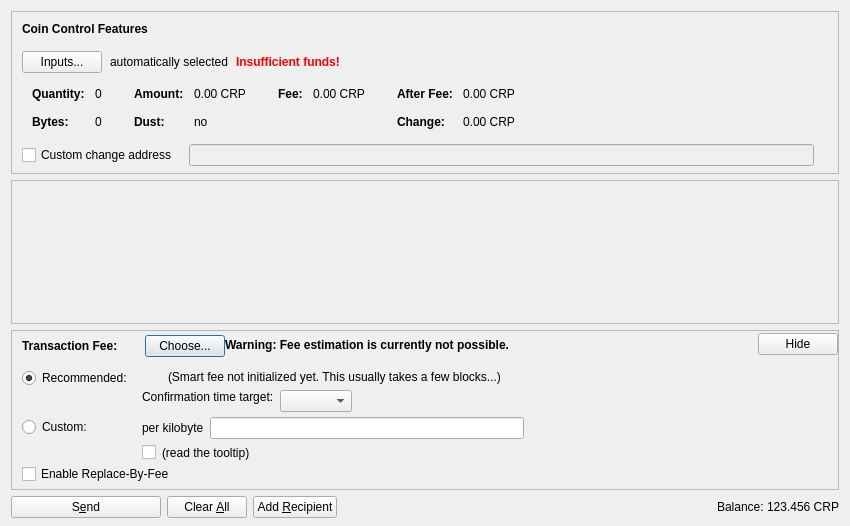
<?xml version="1.0" encoding="UTF-8"?>
<ui version="4.0">
 <class>SendCoinsDialog</class>
 <widget class="QDialog" name="SendCoinsDialog">
  <property name="geometry">
   <rect>
    <x>0</x>
    <y>0</y>
    <width>850</width>
    <height>526</height>
   </rect>
  </property>
  <property name="windowTitle">
   <string>Send Coins</string>
  </property>
  <layout class="QVBoxLayout" name="verticalLayout" stretch="0,1,0,0">
   <property name="bottomMargin">
    <number>8</number>
   </property>
   <item>
    <widget class="QFrame" name="frameCoinControl">
     <property name="sizePolicy">
      <sizepolicy hsizetype="Expanding" vsizetype="Expanding">
       <horstretch>0</horstretch>
       <verstretch>0</verstretch>
      </sizepolicy>
     </property>
     <property name="maximumSize">
      <size>
       <width>16777215</width>
       <height>16777215</height>
      </size>
     </property>
     <property name="frameShape">
      <enum>QFrame::StyledPanel</enum>
     </property>
     <property name="frameShadow">
      <enum>QFrame::Sunken</enum>
     </property>
     <layout class="QVBoxLayout" name="verticalLayoutCoinControl2">
      <property name="spacing">
       <number>0</number>
      </property>
      <property name="leftMargin">
       <number>0</number>
      </property>
      <property name="topMargin">
       <number>0</number>
      </property>
      <property name="rightMargin">
       <number>0</number>
      </property>
      <property name="bottomMargin">
       <number>6</number>
      </property>
      <item>
       <layout class="QVBoxLayout" name="verticalLayoutCoinControl" stretch="0,0,0,0,1">
        <property name="spacing">
         <number>0</number>
        </property>
        <property name="leftMargin">
         <number>10</number>
        </property>
        <property name="topMargin">
         <number>10</number>
        </property>
        <item>
         <layout class="QHBoxLayout" name="horizontalLayoutCoinControl1">
          <property name="bottomMargin">
           <number>15</number>
          </property>
          <item>
           <widget class="QLabel" name="labelCoinControlFeatures">
            <property name="sizePolicy">
             <sizepolicy hsizetype="Preferred" vsizetype="Maximum">
              <horstretch>0</horstretch>
              <verstretch>0</verstretch>
             </sizepolicy>
            </property>
            <property name="font">
             <font>
              <weight>75</weight>
              <bold>true</bold>
             </font>
            </property>
            <property name="styleSheet">
             <string notr="true">font-weight:bold;</string>
            </property>
            <property name="text">
             <string>Coin Control Features</string>
            </property>
           </widget>
          </item>
         </layout>
        </item>
        <item>
         <layout class="QHBoxLayout" name="horizontalLayoutCoinControl2" stretch="0,0,0,0">
          <property name="spacing">
           <number>8</number>
          </property>
          <property name="bottomMargin">
           <number>10</number>
          </property>
          <item>
           <widget class="QPushButton" name="pushButtonCoinControl">
            <property name="styleSheet">
             <string notr="true"/>
            </property>
            <property name="text">
             <string>Inputs...</string>
            </property>
            <property name="autoDefault">
             <bool>false</bool>
            </property>
           </widget>
          </item>
          <item>
           <widget class="QLabel" name="labelCoinControlAutomaticallySelected">
            <property name="text">
             <string>automatically selected</string>
            </property>
            <property name="margin">
             <number>5</number>
            </property>
           </widget>
          </item>
          <item>
           <widget class="QLabel" name="labelCoinControlInsuffFunds">
            <property name="font">
             <font>
              <weight>75</weight>
              <bold>true</bold>
             </font>
            </property>
            <property name="styleSheet">
             <string notr="true">color:red;font-weight:bold;</string>
            </property>
            <property name="text">
             <string>Insufficient funds!</string>
            </property>
            <property name="margin">
             <number>5</number>
            </property>
           </widget>
          </item>
          <item>
           <spacer name="horizontalSpacerCoinControl">
            <property name="orientation">
             <enum>Qt::Horizontal</enum>
            </property>
            <property name="sizeHint" stdset="0">
             <size>
              <width>40</width>
              <height>1</height>
             </size>
            </property>
           </spacer>
          </item>
         </layout>
        </item>
        <item>
         <widget class="QWidget" name="widgetCoinControl" native="true">
          <property name="sizePolicy">
           <sizepolicy hsizetype="Preferred" vsizetype="Preferred">
            <horstretch>0</horstretch>
            <verstretch>0</verstretch>
           </sizepolicy>
          </property>
          <property name="minimumSize">
           <size>
            <width>0</width>
            <height>0</height>
           </size>
          </property>
          <property name="styleSheet">
           <string notr="true"/>
          </property>
          <layout class="QHBoxLayout" name="horizontalLayoutCoinControl5">
           <property name="leftMargin">
            <number>0</number>
           </property>
           <property name="topMargin">
            <number>0</number>
           </property>
           <property name="rightMargin">
            <number>0</number>
           </property>
           <property name="bottomMargin">
            <number>0</number>
           </property>
           <item>
            <layout class="QHBoxLayout" name="horizontalLayoutCoinControl3" stretch="0,0,0,1">
             <property name="spacing">
              <number>20</number>
             </property>
             <property name="topMargin">
              <number>0</number>
             </property>
             <property name="bottomMargin">
              <number>10</number>
             </property>
             <item>
              <layout class="QFormLayout" name="formLayoutCoinControl1">
               <property name="horizontalSpacing">
                <number>10</number>
               </property>
               <property name="verticalSpacing">
                <number>14</number>
               </property>
               <property name="leftMargin">
                <number>10</number>
               </property>
               <property name="topMargin">
                <number>4</number>
               </property>
               <property name="rightMargin">
                <number>6</number>
               </property>
               <item row="0" column="0">
                <widget class="QLabel" name="labelCoinControlQuantityText">
                 <property name="font">
                  <font>
                   <weight>75</weight>
                   <bold>true</bold>
                  </font>
                 </property>
                 <property name="text">
                  <string>Quantity:</string>
                 </property>
                 <property name="margin">
                  <number>0</number>
                 </property>
                </widget>
               </item>
               <item row="0" column="1">
                <widget class="QLabel" name="labelCoinControlQuantity">
                 <property name="cursor">
                  <cursorShape>IBeamCursor</cursorShape>
                 </property>
                 <property name="contextMenuPolicy">
                  <enum>Qt::ActionsContextMenu</enum>
                 </property>
                 <property name="text">
                  <string notr="true">0</string>
                 </property>
                 <property name="margin">
                  <number>0</number>
                 </property>
                 <property name="textInteractionFlags">
                  <set>Qt::LinksAccessibleByMouse|Qt::TextSelectableByKeyboard|Qt::TextSelectableByMouse</set>
                 </property>
                </widget>
               </item>
               <item row="1" column="0">
                <widget class="QLabel" name="labelCoinControlBytesText">
                 <property name="font">
                  <font>
                   <weight>75</weight>
                   <bold>true</bold>
                  </font>
                 </property>
                 <property name="text">
                  <string>Bytes:</string>
                 </property>
                </widget>
               </item>
               <item row="1" column="1">
                <widget class="QLabel" name="labelCoinControlBytes">
                 <property name="cursor">
                  <cursorShape>IBeamCursor</cursorShape>
                 </property>
                 <property name="contextMenuPolicy">
                  <enum>Qt::ActionsContextMenu</enum>
                 </property>
                 <property name="text">
                  <string notr="true">0</string>
                 </property>
                 <property name="textInteractionFlags">
                  <set>Qt::LinksAccessibleByMouse|Qt::TextSelectableByKeyboard|Qt::TextSelectableByMouse</set>
                 </property>
                </widget>
               </item>
              </layout>
             </item>
             <item>
              <layout class="QFormLayout" name="formLayoutCoinControl2">
               <property name="horizontalSpacing">
                <number>10</number>
               </property>
               <property name="verticalSpacing">
                <number>14</number>
               </property>
               <property name="leftMargin">
                <number>6</number>
               </property>
               <property name="topMargin">
                <number>4</number>
               </property>
               <property name="rightMargin">
                <number>6</number>
               </property>
               <item row="0" column="0">
                <widget class="QLabel" name="labelCoinControlAmountText">
                 <property name="font">
                  <font>
                   <weight>75</weight>
                   <bold>true</bold>
                  </font>
                 </property>
                 <property name="text">
                  <string>Amount:</string>
                 </property>
                 <property name="margin">
                  <number>0</number>
                 </property>
                </widget>
               </item>
               <item row="0" column="1">
                <widget class="QLabel" name="labelCoinControlAmount">
                 <property name="cursor">
                  <cursorShape>IBeamCursor</cursorShape>
                 </property>
                 <property name="contextMenuPolicy">
                  <enum>Qt::ActionsContextMenu</enum>
                 </property>
                 <property name="text">
                  <string notr="true">0.00 CRP</string>
                 </property>
                 <property name="textInteractionFlags">
                  <set>Qt::LinksAccessibleByMouse|Qt::TextSelectableByKeyboard|Qt::TextSelectableByMouse</set>
                 </property>
                </widget>
               </item>
               <item row="1" column="0">
                <widget class="QLabel" name="labelCoinControlLowOutputText">
                 <property name="font">
                  <font>
                   <weight>75</weight>
                   <bold>true</bold>
                  </font>
                 </property>
                 <property name="text">
                  <string>Dust:</string>
                 </property>
                </widget>
               </item>
               <item row="1" column="1">
                <widget class="QLabel" name="labelCoinControlLowOutput">
                 <property name="cursor">
                  <cursorShape>IBeamCursor</cursorShape>
                 </property>
                 <property name="contextMenuPolicy">
                  <enum>Qt::ActionsContextMenu</enum>
                 </property>
                 <property name="text">
                  <string notr="true">no</string>
                 </property>
                 <property name="textInteractionFlags">
                  <set>Qt::LinksAccessibleByMouse|Qt::TextSelectableByKeyboard|Qt::TextSelectableByMouse</set>
                 </property>
                </widget>
               </item>
              </layout>
             </item>
             <item>
              <layout class="QFormLayout" name="formLayoutCoinControl3">
               <property name="horizontalSpacing">
                <number>10</number>
               </property>
               <property name="verticalSpacing">
                <number>14</number>
               </property>
               <property name="leftMargin">
                <number>6</number>
               </property>
               <property name="topMargin">
                <number>4</number>
               </property>
               <property name="rightMargin">
                <number>6</number>
               </property>
               <item row="0" column="0">
                <widget class="QLabel" name="labelCoinControlFeeText">
                 <property name="font">
                  <font>
                   <weight>75</weight>
                   <bold>true</bold>
                  </font>
                 </property>
                 <property name="text">
                  <string>Fee:</string>
                 </property>
                 <property name="margin">
                  <number>0</number>
                 </property>
                </widget>
               </item>
               <item row="0" column="1">
                <widget class="QLabel" name="labelCoinControlFee">
                 <property name="cursor">
                  <cursorShape>IBeamCursor</cursorShape>
                 </property>
                 <property name="contextMenuPolicy">
                  <enum>Qt::ActionsContextMenu</enum>
                 </property>
                 <property name="text">
                  <string notr="true">0.00 CRP</string>
                 </property>
                 <property name="textInteractionFlags">
                  <set>Qt::LinksAccessibleByMouse|Qt::TextSelectableByKeyboard|Qt::TextSelectableByMouse</set>
                 </property>
                </widget>
               </item>
              </layout>
             </item>
             <item>
              <layout class="QFormLayout" name="formLayoutCoinControl4">
               <property name="horizontalSpacing">
                <number>10</number>
               </property>
               <property name="verticalSpacing">
                <number>14</number>
               </property>
               <property name="leftMargin">
                <number>6</number>
               </property>
               <property name="topMargin">
                <number>4</number>
               </property>
               <property name="rightMargin">
                <number>6</number>
               </property>
               <item row="0" column="0">
                <widget class="QLabel" name="labelCoinControlAfterFeeText">
                 <property name="font">
                  <font>
                   <weight>75</weight>
                   <bold>true</bold>
                  </font>
                 </property>
                 <property name="text">
                  <string>After Fee:</string>
                 </property>
                 <property name="margin">
                  <number>0</number>
                 </property>
                </widget>
               </item>
               <item row="0" column="1">
                <widget class="QLabel" name="labelCoinControlAfterFee">
                 <property name="cursor">
                  <cursorShape>IBeamCursor</cursorShape>
                 </property>
                 <property name="contextMenuPolicy">
                  <enum>Qt::ActionsContextMenu</enum>
                 </property>
                 <property name="text">
                  <string notr="true">0.00 CRP</string>
                 </property>
                 <property name="textInteractionFlags">
                  <set>Qt::LinksAccessibleByMouse|Qt::TextSelectableByKeyboard|Qt::TextSelectableByMouse</set>
                 </property>
                </widget>
               </item>
               <item row="1" column="0">
                <widget class="QLabel" name="labelCoinControlChangeText">
                 <property name="font">
                  <font>
                   <weight>75</weight>
                   <bold>true</bold>
                  </font>
                 </property>
                 <property name="text">
                  <string>Change:</string>
                 </property>
                </widget>
               </item>
               <item row="1" column="1">
                <widget class="QLabel" name="labelCoinControlChange">
                 <property name="cursor">
                  <cursorShape>IBeamCursor</cursorShape>
                 </property>
                 <property name="contextMenuPolicy">
                  <enum>Qt::ActionsContextMenu</enum>
                 </property>
                 <property name="text">
                  <string notr="true">0.00 CRP</string>
                 </property>
                 <property name="textInteractionFlags">
                  <set>Qt::LinksAccessibleByMouse|Qt::TextSelectableByKeyboard|Qt::TextSelectableByMouse</set>
                 </property>
                </widget>
               </item>
              </layout>
             </item>
            </layout>
           </item>
          </layout>
         </widget>
        </item>
        <item>
         <layout class="QHBoxLayout" name="horizontalLayoutCoinControl4" stretch="0,0,0">
          <property name="spacing">
           <number>12</number>
          </property>
          <property name="sizeConstraint">
           <enum>QLayout::SetDefaultConstraint</enum>
          </property>
          <property name="topMargin">
           <number>5</number>
          </property>
          <property name="rightMargin">
           <number>5</number>
          </property>
          <item>
           <widget class="QCheckBox" name="checkBoxCoinControlChange">
            <property name="toolTip">
             <string>If this is activated, but the change address is empty or invalid, change will be sent to a newly generated address.</string>
            </property>
            <property name="text">
             <string>Custom change address</string>
            </property>
           </widget>
          </item>
          <item>
           <widget class="QValidatedLineEdit" name="lineEditCoinControlChange">
            <property name="enabled">
             <bool>false</bool>
            </property>
            <property name="sizePolicy">
             <sizepolicy hsizetype="Expanding" vsizetype="Fixed">
              <horstretch>0</horstretch>
              <verstretch>0</verstretch>
             </sizepolicy>
            </property>
           </widget>
          </item>
          <item>
           <widget class="QLabel" name="labelCoinControlChangeLabel">
            <property name="sizePolicy">
             <sizepolicy hsizetype="Preferred" vsizetype="Expanding">
              <horstretch>0</horstretch>
              <verstretch>0</verstretch>
             </sizepolicy>
            </property>
            <property name="minimumSize">
             <size>
              <width>0</width>
              <height>0</height>
             </size>
            </property>
            <property name="text">
             <string/>
            </property>
            <property name="margin">
             <number>3</number>
            </property>
           </widget>
          </item>
         </layout>
        </item>
        <item>
         <spacer name="verticalSpacerCoinControl">
          <property name="orientation">
           <enum>Qt::Vertical</enum>
          </property>
          <property name="sizeHint" stdset="0">
           <size>
            <width>800</width>
            <height>1</height>
           </size>
          </property>
         </spacer>
        </item>
       </layout>
      </item>
     </layout>
    </widget>
   </item>
   <item>
    <widget class="QScrollArea" name="scrollArea">
     <property name="widgetResizable">
      <bool>true</bool>
     </property>
     <widget class="QWidget" name="scrollAreaWidgetContents">
      <property name="geometry">
       <rect>
        <x>0</x>
        <y>0</y>
        <width>830</width>
        <height>104</height>
       </rect>
      </property>
      <layout class="QVBoxLayout" name="verticalLayout_2" stretch="0,1">
       <property name="leftMargin">
        <number>0</number>
       </property>
       <property name="topMargin">
        <number>0</number>
       </property>
       <property name="rightMargin">
        <number>0</number>
       </property>
       <property name="bottomMargin">
        <number>0</number>
       </property>
       <item>
        <layout class="QVBoxLayout" name="entries">
         <property name="spacing">
          <number>6</number>
         </property>
        </layout>
       </item>
       <item>
        <spacer name="verticalSpacer">
         <property name="orientation">
          <enum>Qt::Vertical</enum>
         </property>
         <property name="sizeHint" stdset="0">
          <size>
           <width>20</width>
           <height>40</height>
          </size>
         </property>
        </spacer>
       </item>
      </layout>
     </widget>
    </widget>
   </item>
   <item>
    <widget class="QFrame" name="frameFee">
     <property name="sizePolicy">
      <sizepolicy hsizetype="Expanding" vsizetype="Expanding">
       <horstretch>0</horstretch>
       <verstretch>0</verstretch>
      </sizepolicy>
     </property>
     <property name="maximumSize">
      <size>
       <width>16777215</width>
       <height>16777215</height>
      </size>
     </property>
     <property name="frameShape">
      <enum>QFrame::StyledPanel</enum>
     </property>
     <property name="frameShadow">
      <enum>QFrame::Sunken</enum>
     </property>
     <layout class="QVBoxLayout" name="verticalLayoutFee1">
      <property name="spacing">
       <number>0</number>
      </property>
      <property name="leftMargin">
       <number>0</number>
      </property>
      <property name="topMargin">
       <number>0</number>
      </property>
      <property name="rightMargin">
       <number>0</number>
      </property>
      <property name="bottomMargin">
       <number>0</number>
      </property>
      <item>
       <layout class="QVBoxLayout" name="verticalLayoutFee2" stretch="0,0,0">
        <property name="spacing">
         <number>0</number>
        </property>
        <property name="leftMargin">
         <number>10</number>
        </property>
        <property name="topMargin">
         <number>0</number>
        </property>
        <item>
         <layout class="QHBoxLayout" name="horizontalLayoutFee1">
          <property name="bottomMargin">
           <number>0</number>
          </property>
          <item>
           <layout class="QVBoxLayout" name="verticalLayoutFee7">
            <property name="spacing">
             <number>0</number>
            </property>
            <item>
             <spacer name="verticalSpacerSmartFee">
              <property name="orientation">
               <enum>Qt::Vertical</enum>
              </property>
              <property name="sizeType">
               <enum>QSizePolicy::Fixed</enum>
              </property>
              <property name="sizeHint" stdset="0">
               <size>
                <width>1</width>
                <height>4</height>
               </size>
              </property>
             </spacer>
            </item>
            <item>
             <layout class="QHBoxLayout" name="horizontalLayoutSmartFee">
              <property name="spacing">
               <number>10</number>
              </property>
              <item>
               <widget class="QLabel" name="labelFeeHeadline">
                <property name="sizePolicy">
                 <sizepolicy hsizetype="Preferred" vsizetype="Maximum">
                  <horstretch>0</horstretch>
                  <verstretch>0</verstretch>
                 </sizepolicy>
                </property>
                <property name="font">
                 <font>
                  <weight>75</weight>
                  <bold>true</bold>
                 </font>
                </property>
                <property name="styleSheet">
                 <string notr="true">font-weight:bold;</string>
                </property>
                <property name="text">
                 <string>Transaction Fee:</string>
                </property>
               </widget>
              </item>
              <item>
               <widget class="QLabel" name="labelFeeMinimized">
                <property name="text">
                 <string/>
                </property>
               </widget>
              </item>
              <item>
               <widget class="QPushButton" name="buttonChooseFee">
                <property name="text">
                 <string>Choose...</string>
                </property>
               </widget>
              </item>
             </layout>
            </item>
            <item>
             <spacer name="verticalSpacer_5">
              <property name="orientation">
               <enum>Qt::Vertical</enum>
              </property>
              <property name="sizeHint" stdset="0">
               <size>
                <width>1</width>
                <height>1</height>
               </size>
              </property>
             </spacer>
            </item>
           </layout>
          </item>
          <item>
           <widget class="QLabel" name="fallbackFeeWarningLabel">
            <property name="toolTip">
             <string>Using the fallbackfee can result in sending a transaction that will take several hours or days (or never) to confirm. Consider choosing your fee manually or wait until you have validated the complete chain.</string>
            </property>
            <property name="font">
            <font>
                <weight>75</weight>
                <bold>true</bold>
            </font>
            </property>
            <property name="text">
             <string>Warning: Fee estimation is currently not possible.</string>
            </property>
            <property name="wordWrap">
             <bool>false</bool>
            </property>
           </widget>
          </item>
          <item>
           <spacer name="horizontalSpacer_4">
            <property name="orientation">
             <enum>Qt::Horizontal</enum>
            </property>
            <property name="sizeType">
             <enum>QSizePolicy::MinimumExpanding</enum>
            </property>
            <property name="sizeHint" stdset="0">
             <size>
              <width>40</width>
              <height>20</height>
             </size>
            </property>
           </spacer>
          </item>
          <item>
           <widget class="QPushButton" name="buttonMinimizeFee">
            <property name="toolTip">
             <string>collapse fee-settings</string>
            </property>
            <property name="text">
             <string>Hide</string>
            </property>
           </widget>
          </item>
         </layout>
        </item>
        <item>
         <widget class="QFrame" name="frameFeeSelection">
          <layout class="QVBoxLayout" name="verticalLayoutFee12">
           <property name="spacing">
            <number>0</number>
           </property>
           <property name="leftMargin">
            <number>0</number>
           </property>
           <property name="topMargin">
            <number>0</number>
           </property>
           <property name="rightMargin">
            <number>0</number>
           </property>
           <property name="bottomMargin">
            <number>0</number>
           </property>
           <item>
            <layout class="QGridLayout" name="gridLayoutFee">
             <property name="topMargin">
              <number>10</number>
             </property>
             <property name="bottomMargin">
              <number>4</number>
             </property>
             <property name="horizontalSpacing">
              <number>10</number>
             </property>
             <property name="verticalSpacing">
              <number>4</number>
             </property>
             <item row="1" column="1">
              <layout class="QVBoxLayout" name="verticalLayoutFee8">
               <property name="spacing">
                <number>6</number>
               </property>
               <item>
                <layout class="QHBoxLayout" name="horizontalLayoutFee13">
                 <item>
                  <widget class="QLabel" name="labelCustomPerKilobyte">
                   <property name="toolTip">
                    <string>Specify a custom fee per kB (1,000 bytes) of the transaction's virtual size.

Note:  Since the fee is calculated on a per-byte basis, a fee of "100 satoshis per kB" for a transaction size of 500 bytes (half of 1 kB) would ultimately yield a fee of only 50 satoshis.</string>
                   </property>
                   <property name="text">
                    <string>per kilobyte</string>
                   </property>
                  </widget>
                 </item>
                 <item>
                  <widget class="BitcoinAmountField" name="customFee"/>
                 </item>
                 <item>
                  <spacer name="horizontalSpacer_6">
                   <property name="orientation">
                    <enum>Qt::Horizontal</enum>
                   </property>
                   <property name="sizeHint" stdset="0">
                    <size>
                     <width>1</width>
                     <height>1</height>
                    </size>
                   </property>
                  </spacer>
                 </item>
                </layout>
               </item>
               <item>
                <layout class="QHBoxLayout" name="horizontalLayoutFee8">
                 <item>
                  <widget class="QCheckBox" name="checkBoxMinimumFee">
                   <property name="toolTip">
                    <string>Paying only the minimum fee is just fine as long as there is less transaction volume than space in the blocks. But be aware that this can end up in a never confirming transaction once there is more demand for boxycoin transactions than the network can process.</string>
                   </property>
                   <property name="text">
                    <string/>
                   </property>
                  </widget>
                 </item>
                 <item>
                  <widget class="QLabel" name="labelMinFeeWarning">
                   <property name="enabled">
                    <bool>true</bool>
                   </property>
                   <property name="toolTip">
                    <string>Paying only the minimum fee is just fine as long as there is less transaction volume than space in the blocks. But be aware that this can end up in a never confirming transaction once there is more demand for boxycoin transactions than the network can process.</string>
                   </property>
                   <property name="text">
                    <string>(read the tooltip)</string>
                   </property>
                   <property name="margin">
                    <number>5</number>
                   </property>
                  </widget>
                 </item>
                 <item>
                  <spacer name="horizontalSpacer_2">
                   <property name="orientation">
                    <enum>Qt::Horizontal</enum>
                   </property>
                   <property name="sizeHint" stdset="0">
                    <size>
                     <width>1</width>
                     <height>1</height>
                    </size>
                   </property>
                  </spacer>
                 </item>
                </layout>
               </item>
              </layout>
             </item>
             <item row="0" column="0">
              <layout class="QVBoxLayout" name="verticalLayoutFee4" stretch="0,1">
               <item>
                <widget class="QRadioButton" name="radioSmartFee">
                 <property name="text">
                  <string>Recommended:</string>
                 </property>
                 <property name="checked">
                  <bool>true</bool>
                 </property>
                 <attribute name="buttonGroup">
                  <string notr="true">groupFee</string>
                 </attribute>
                </widget>
               </item>
               <item>
                <spacer name="verticalSpacer_2">
                 <property name="orientation">
                  <enum>Qt::Vertical</enum>
                 </property>
                 <property name="sizeHint" stdset="0">
                  <size>
                   <width>1</width>
                   <height>1</height>
                  </size>
                 </property>
                </spacer>
               </item>
              </layout>
             </item>
             <item row="1" column="0">
              <layout class="QVBoxLayout" name="verticalLayoutFee9" stretch="0,1">
               <item>
                <widget class="QRadioButton" name="radioCustomFee">
                 <property name="text">
                  <string>Custom:</string>
                 </property>
                 <attribute name="buttonGroup">
                  <string notr="true">groupFee</string>
                 </attribute>
                </widget>
               </item>
               <item>
                <spacer name="verticalSpacer_6">
                 <property name="orientation">
                  <enum>Qt::Vertical</enum>
                 </property>
                 <property name="sizeHint" stdset="0">
                  <size>
                   <width>1</width>
                   <height>1</height>
                  </size>
                 </property>
                </spacer>
               </item>
              </layout>
             </item>
             <item row="0" column="1">
              <layout class="QVBoxLayout" name="verticalLayoutFee3" stretch="0,0,1">
               <property name="spacing">
                <number>6</number>
               </property>
               <property name="topMargin">
                <number>2</number>
               </property>
               <item>
                <layout class="QHBoxLayout" name="horizontalLayoutFee12">
                 <item>
                  <widget class="QLabel" name="labelSmartFee">
                   <property name="text">
                    <string/>
                   </property>
                   <property name="margin">
                    <number>2</number>
                   </property>
                  </widget>
                 </item>
                 <item>
                  <widget class="QLabel" name="labelFeeEstimation">
                   <property name="text">
                    <string/>
                   </property>
                  </widget>
                 </item>
                 <item>
                  <widget class="QLabel" name="labelSmartFee2">
                   <property name="text">
                    <string>(Smart fee not initialized yet. This usually takes a few blocks...)</string>
                   </property>
                   <property name="margin">
                    <number>2</number>
                   </property>
                  </widget>
                 </item>
                 <item>
                  <spacer name="horizontalSpacer_5">
                   <property name="orientation">
                    <enum>Qt::Horizontal</enum>
                   </property>
                   <property name="sizeHint" stdset="0">
                    <size>
                     <width>1</width>
                     <height>1</height>
                    </size>
                   </property>
                  </spacer>
                 </item>
                </layout>
               </item>
               <item>
                <layout class="QHBoxLayout" name="horizontalLayoutFee9">
                 <item>
                  <layout class="QVBoxLayout" name="verticalLayoutFee6">
                   <item>
                    <widget class="QLabel" name="labelSmartFee3">
                     <property name="text">
                      <string>Confirmation time target:</string>
                     </property>
                     <property name="margin">
                      <number>2</number>
                     </property>
                    </widget>
                   </item>
                   <item>
                    <spacer name="verticalSpacer_3">
                     <property name="orientation">
                      <enum>Qt::Vertical</enum>
                     </property>
                     <property name="sizeHint" stdset="0">
                      <size>
                       <width>1</width>
                       <height>1</height>
                      </size>
                     </property>
                    </spacer>
                   </item>
                  </layout>
                 </item>
                 <item>
                  <layout class="QVBoxLayout" name="verticalLayoutFee5">
                   <property name="rightMargin">
                    <number>30</number>
                   </property>
                   <item>
                    <layout class="QHBoxLayout" name="horizontalLayoutConfTarget">
                     <property name="bottomMargin">
                      <number>0</number>
                     </property>
                     <item>
                      <widget class="QComboBox" name="confTargetSelector"/>
                     </item>
                     <item>
                      <spacer name="horizontalSpacerConfTarget">
                       <property name="orientation">
                        <enum>Qt::Horizontal</enum>
                       </property>
                       <property name="sizeHint" stdset="0">
                        <size>
                         <width>40</width>
                         <height>20</height>
                        </size>
                       </property>
                      </spacer>
                     </item>
                    </layout>
                   </item>
                  </layout>
                 </item>
                </layout>
               </item>
               <item>
                <spacer name="verticalSpacer_4">
                 <property name="orientation">
                  <enum>Qt::Vertical</enum>
                 </property>
                 <property name="sizeHint" stdset="0">
                  <size>
                   <width>1</width>
                   <height>1</height>
                  </size>
                 </property>
                </spacer>
               </item>
              </layout>
             </item>
            </layout>
           </item>
           <item>
            <widget class="QCheckBox" name="optInRBF">
             <property name="text">
              <string>Enable Replace-By-Fee</string>
             </property>
             <property name="toolTip">
              <string>With Replace-By-Fee (BIP-125) you can increase a transaction's fee after it is sent. Without this, a higher fee may be recommended to compensate for increased transaction delay risk.</string>
             </property>
            </widget>
           </item>
          </layout>
         </widget>
        </item>
        <item>
         <spacer name="verticalSpacerFee">
          <property name="orientation">
           <enum>Qt::Vertical</enum>
          </property>
          <property name="sizeHint" stdset="0">
           <size>
            <width>40</width>
            <height>5</height>
           </size>
          </property>
         </spacer>
        </item>
       </layout>
      </item>
     </layout>
    </widget>
   </item>
   <item>
    <layout class="QHBoxLayout" name="horizontalLayout">
     <item>
      <widget class="QPushButton" name="sendButton">
       <property name="minimumSize">
        <size>
         <width>150</width>
         <height>0</height>
        </size>
       </property>
       <property name="toolTip">
        <string>Confirm the send action</string>
       </property>
       <property name="text">
        <string>S&amp;end</string>
       </property>
       <property name="icon">
        <iconset resource="../bitcoin.qrc">
         <normaloff>:/icons/send</normaloff>:/icons/send</iconset>
       </property>
       <property name="autoDefault">
        <bool>false</bool>
       </property>
       <property name="default">
        <bool>false</bool>
       </property>
      </widget>
     </item>
     <item>
      <widget class="QPushButton" name="clearButton">
       <property name="sizePolicy">
        <sizepolicy hsizetype="Minimum" vsizetype="Fixed">
         <horstretch>0</horstretch>
         <verstretch>0</verstretch>
        </sizepolicy>
       </property>
       <property name="toolTip">
        <string>Clear all fields of the form.</string>
       </property>
       <property name="text">
        <string>Clear &amp;All</string>
       </property>
       <property name="icon">
        <iconset resource="../bitcoin.qrc">
         <normaloff>:/icons/remove</normaloff>:/icons/remove</iconset>
       </property>
       <property name="autoDefault">
        <bool>false</bool>
       </property>
      </widget>
     </item>
     <item>
      <widget class="QPushButton" name="addButton">
       <property name="toolTip">
        <string>Send to multiple recipients at once</string>
       </property>
       <property name="text">
        <string>Add &amp;Recipient</string>
       </property>
       <property name="icon">
        <iconset resource="../bitcoin.qrc">
         <normaloff>:/icons/add</normaloff>:/icons/add</iconset>
       </property>
       <property name="autoDefault">
        <bool>false</bool>
       </property>
      </widget>
     </item>
     <item>
      <spacer name="horizontalSpacer">
       <property name="orientation">
        <enum>Qt::Horizontal</enum>
       </property>
       <property name="sizeHint" stdset="0">
        <size>
         <width>40</width>
         <height>20</height>
        </size>
       </property>
      </spacer>
     </item>
     <item>
      <layout class="QHBoxLayout" name="horizontalLayout_2">
       <property name="spacing">
        <number>3</number>
       </property>
       <item>
        <widget class="QLabel" name="label">
         <property name="sizePolicy">
          <sizepolicy hsizetype="Preferred" vsizetype="Fixed">
           <horstretch>0</horstretch>
           <verstretch>0</verstretch>
          </sizepolicy>
         </property>
         <property name="text">
          <string>Balance:</string>
         </property>
        </widget>
       </item>
       <item>
        <widget class="QLabel" name="labelBalance">
         <property name="sizePolicy">
          <sizepolicy hsizetype="Preferred" vsizetype="Fixed">
           <horstretch>0</horstretch>
           <verstretch>0</verstretch>
          </sizepolicy>
         </property>
         <property name="cursor">
          <cursorShape>IBeamCursor</cursorShape>
         </property>
         <property name="text">
          <string notr="true">123.456 CRP</string>
         </property>
         <property name="textInteractionFlags">
          <set>Qt::LinksAccessibleByMouse|Qt::TextSelectableByKeyboard|Qt::TextSelectableByMouse</set>
         </property>
        </widget>
       </item>
      </layout>
     </item>
    </layout>
   </item>
  </layout>
 </widget>
 <customwidgets>
  <customwidget>
   <class>QValidatedLineEdit</class>
   <extends>QLineEdit</extends>
   <header>qt/qvalidatedlineedit.h</header>
  </customwidget>
  <customwidget>
   <class>BitcoinAmountField</class>
   <extends>QLineEdit</extends>
   <header>qt/bitcoinamountfield.h</header>
   <container>1</container>
  </customwidget>
 </customwidgets>
 <resources>
  <include location="../bitcoin.qrc"/>
 </resources>
 <connections/>
 <buttongroups>
  <buttongroup name="groupFee"/>
 </buttongroups>
</ui>
